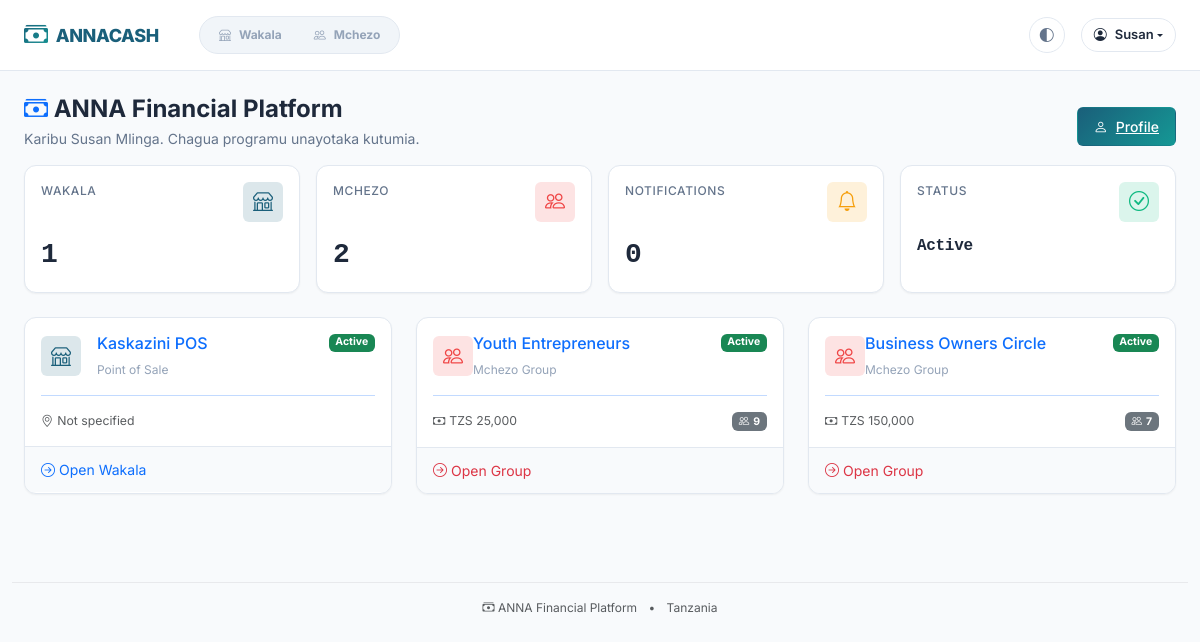
Screenshot of / (signed in) with the database file from the repository.
### accounts/models.py (models this page shows, shortened)
class User(AbstractBaseUser, PermissionsMixin):
    email = models.EmailField(unique=True)
    phone_number = models.CharField(max_length=20, unique=True, blank=True, null=True)
    first_name = models.CharField(max_length=100)
    last_name = models.CharField(max_length=100)
    is_active = models.BooleanField(default=True)
    is_staff = models.BooleanField(default=False)
    is_superuser = models.BooleanField(default=False)
    date_joined = models.DateTimeField(default=timezone.now)
    last_login = models.DateTimeField(blank=True, null=True)
    profile_image = models.ImageField(upload_to="profiles/", blank=True, null=True)
    bio = models.TextField(blank=True)
    timezone = models.CharField(max_length=50, default="Africa/Nairobi")
    national_id = models.CharField(max_length=20, blank=True, null=True)
    region = models.CharField(max_length=100, blank=True)
    district = models.CharField(max_length=100, blank=True)
    objects = UserManager()
    USERNAME_FIELD = "email"
    REQUIRED_FIELDS = ["first_name", "last_name"]
    class Meta:
        verbose_name = "User"
        verbose_name_plural = "Users"
        ordering = ["-date_joined"]
    def get_full_name(self):
        return f"{self.first_name} {self.last_name}".strip()

### wakala/models.py (models this page shows, shortened)
class Wakala(AuditableModel):
    name = models.CharField(max_length=200)
    business_type = models.CharField(max_length=100)
    registration_number = models.CharField(max_length=50, blank=True, null=True)
    tin = models.CharField(max_length=20, blank=True, null=True)
    phone_number = models.CharField(max_length=20)
    alternate_phone = models.CharField(max_length=20, blank=True, null=True)
    email = models.EmailField(blank=True, null=True)
    address = models.TextField(blank=True)
    region = models.CharField(max_length=100, blank=True)
    district = models.CharField(max_length=100, blank=True)
    owner = models.ForeignKey(
        settings.AUTH_USER_MODEL, on_delete=models.PROTECT, related_name="wakala_owned"
    )
    is_active = models.BooleanField(default=True)
    allows_agents = models.BooleanField(default=True)
    requires_manager_approval = models.BooleanField(default=False)
    established_date = models.DateField(default=timezone.now)
    class Meta:
        verbose_name = "Wakala"
        verbose_name_plural = "Wakalas"
        ordering = ["name"]

### mchezo/models.py (models this page shows, shortened)
class Group(AuditableModel):
    name = models.CharField(max_length=200)
    description = models.TextField(blank=True)
    contribution_amount = models.DecimalField(
        max_digits=15, decimal_places=2, validators=[MinValueValidator(100)]
    )
    social_fund_contribution = models.DecimalField(
        max_digits=15,
        decimal_places=2,
        default=0,
        help_text="Fixed amount for 'Mfuko wa Jamii' per period",
    )
    late_fine_amount = models.DecimalField(
        max_digits=15,
        decimal_places=2,
        default=0,
        help_text="Standard fine for late contributions",
    )
    contribution_frequency = models.CharField(
        max_length=20,
        choices=[
            ("daily", "Daily"),
            ("weekly", "Weekly"),
            ("biweekly", "Bi-weekly"),
            ("monthly", "Monthly"),
        ],
        default="weekly",
    )
    max_members = models.PositiveIntegerField(default=10)
    contribution_day = models.PositiveIntegerField(
        help_text="Day of week (1=Monday, 7=Sunday) or day of month", default=1
    )
    contribution_time = models.TimeField(default=timezone.now)
    is_active = models.BooleanField(default=True)
    is_open = models.BooleanField(default=True, help_text="Allow new members to join")
    payout_order_method = models.CharField(
        max_length=30,
        choices=[
            ("random", "Random"),
            ("fixed", "Fixed (members choose)"),
            ("bidding", "Bidding (highest bidder wins)"),
            ("sequential", "Sequential (first come, first served)"),
        ],
        default="random",
    )
    class Meta:
        verbose_name = "Group"
        verbose_name_plural = "Groups"
        ordering = ["name"]

### dashboard/views.py (the view)
# urls.py: path("", views.HomepageView.as_view(), name="home"),
class HomepageView(DashboardMixin, TemplateView):
    template_name = "dashboard/home.html"
    def get(self, request, *args, **kwargs):
        if not request.user.is_authenticated:
            return redirect("accounts:login")
        if request.user.is_superuser:
            return redirect("dashboard:admin")
        ctx = self.get_context_data()
        wakalas = ctx["wakalas"]
        groups = ctx["mchezo_groups"]
        if len(wakalas) == 1 and len(groups) == 0:
            return redirect("dashboard:wakala", wakala_id=wakalas[0].id)
        elif len(wakalas) == 0 and len(groups) == 1:
            return redirect("dashboard:mchezo", group_id=groups[0].id)
        elif len(wakalas) > 0 or len(groups) > 0:
            return super().get(request, *args, **kwargs)
        else:
            return render(request, "dashboard/no_access.html")

### templates/dashboard/home.html (shortened to what this page needs)
{% extends 'base.html' %}
{% load permissions %}
{% block content %}
<div class="anna-page-header">
    <div class="d-flex justify-content-between align-items-start flex-wrap">
        <div class="me-3">
            <h4 class="anna-page-title">
                <i class="bi bi-cash-stack text-primary"></i> ANNA Financial Platform
            </h4>
            <p class="anna-page-subtitle">Karibu {{ user.get_full_name|default:"User" }}. Chagua programu unayotaka kutumia.</p>
        </div>
        <div class="anna-page-actions">
            <a href="{% url 'accounts:profile' %}" class="anna-btn anna-btn-primary">
                <i class="bi bi-person"></i> Profile
            </a>
        </div>
    </div>
</div>
{% if has_wakala_access or has_mchezo_access %}
<div class="row g-3 mb-4">
    {% if has_wakala_access %}
    <div class="col-6 col-md-3">
        <div class="anna-kpi-card">
            <div class="anna-kpi-card-header">
                <span class="anna-kpi-label">Wakala</span>
                <div class="anna-kpi-icon anna-kpi-icon-primary">
                    <i class="bi bi-shop"></i>
                </div>
            </div>
            <div class="anna-kpi-value">{{ wakalas|length }}</div>
        </div>
    </div>
    {% endif %}
    {% if has_mchezo_access %}
    <div class="col-6 col-md-3">
        <div class="anna-kpi-card">
            <div class="anna-kpi-card-header">
                <span class="anna-kpi-label">Mchezo</span>
                <div class="anna-kpi-icon anna-kpi-icon-danger">
                    <i class="bi bi-people"></i>
                </div>
            </div>
            <div class="anna-kpi-value">{{ mchezo_groups|length }}</div>
        </div>
    </div>
    {% endif %}
    <div class="col-6 col-md-3">
        <div class="anna-kpi-card">
            <div class="anna-kpi-card-header">
                <span class="anna-kpi-label">Notifications</span>
                <div class="anna-kpi-icon anna-kpi-icon-warning">
                    <i class="bi bi-bell"></i>
                </div>
            </div>
            <div class="anna-kpi-value">0</div>
        </div>
    </div>
    <div class="col-6 col-md-3">
        <div class="anna-kpi-card">
            <div class="anna-kpi-card-header">
                <span class="anna-kpi-label">Status</span>
                <div class="anna-kpi-icon anna-kpi-icon-success">
                    <i class="bi bi-check-circle"></i>
                </div>
            </div>
            <div class="anna-kpi-value" style="font-size: 1rem; font-weight: 600;">Active</div>
        </div>
    </div>
</div>
{% endif %}
{% if has_wakala_access or has_mchezo_access %}
<div class="row g-4 mb-4">
    {% if has_wakala_access %}
    {% for wakala in wakalas %}
    <div class="col-md-6 col-lg-4">
        <a href="{% url 'dashboard:wakala' wakala_id=wakala.id %}" class="text-decoration-none">
            <div class="anna-card anna-card-interactive h-100">
                <div class="anna-card-body">
                    <div class="d-flex justify-content-between align-items-start mb-3">
                        <div class="d-flex align-items-center">
                            <div class="anna-kpi-icon anna-kpi-icon-primary me-3">
                                <i class="bi bi-shop"></i>
                            </div>
                            <div>
                                <h6 class="mb-0">{{ wakala.name }}</h6>
                                <small class="text-muted">{{ wakala.business_type }}</small>
                            </div>
                        </div>
                        <span class="badge bg-success">Active</span>
                    </div>
                    <hr class="my-3">
                    <div class="d-flex justify-content-between align-items-center">
                        <span class="text-muted small">
                            <i class="bi bi-geo-alt me-1"></i>{{ wakala.location|default:"Not specified" }}
                        </span>
                    </div>
                </div>
                <div class="anna-card-footer">
                    <span class="text-primary">
                        <i class="bi bi-arrow-right-circle me-1"></i>Open Wakala
                    </span>
                </div>
            </div>
        </a>
    </div>
    {% endfor %}
    {% endif %}
    {% if has_mchezo_access %}
    {% for group in mchezo_groups %}
    <div class="col-md-6 col-lg-4">
        <a href="{% url 'dashboard:mchezo' group_id=group.id %}" class="text-decoration-none">
            <div class="anna-card anna-card-interactive anna-card-danger h-100">
                <div class="anna-card-body">
                    <div class="d-flex justify-content-between align-items-start mb-3">
                        <div class="d-flex align-items-center">
                            <div class="anna-kpi-icon anna-kpi-icon-danger">
                                <i class="bi bi-people"></i>
                            </div>
                            <div>
                                <h6 class="mb-0">{{ group.name }}</h6>
                                <small class="text-muted">Mchezo Group</small>
                            </div>
                        </div>
                        <span class="badge bg-success">Active</span>
                    </div>
                    <hr class="my-3">
                    <div class="d-flex justify-content-between align-items-center">
                        <span class="text-muted small">
                            <i class="bi bi-cash me-1"></i>{% format_tzs group.contribution_amount %}
                        </span>
                        <span class="badge bg-secondary">
                            <i class="bi bi-people me-1"></i>{{ group.memberships.count|default:0 }}
                        </span>
                    </div>
                </div>
                <div class="anna-card-footer">
                    <span class="text-danger">
                        <i class="bi bi-arrow-right-circle me-1"></i>Open Group
                    </span>
                </div>
            </div>
        </a>
    </div>
    {% endfor %}
    {% endif %}
</div>
{% endif %}
{% endblock %}

### templates/base.html (shortened to what this page needs)
<!DOCTYPE html>
<html lang="sw">
<head>
    {% load static %}
    <link href="https://cdn.jsdelivr.net/npm/bootstrap@5.3.0/dist/css/bootstrap.min.css" rel="stylesheet">
    <link href="https://cdn.jsdelivr.net/npm/bootstrap-icons@1.11.0/font/bootstrap-icons.css" rel="stylesheet">
    <link href="{% static 'css/variables.css' %}" rel="stylesheet">
    <link href="{% static 'css/anna.css' %}" rel="stylesheet">
</head>
<body>
    <nav class="navbar navbar-expand-lg anna-navbar">
        <div class="container-fluid px-3 px-lg-4">
            <a class="navbar-brand anna-navbar-brand" href="/">
                <i class="bi bi-cash-stack"></i> ANNACASH
            </a>
            {% if user.is_authenticated %}
            <div class="collapse navbar-collapse" id="navbarNav">
                <div class="anna-app-switcher ms-lg-4 me-auto d-none d-lg-flex">
                    {% if has_wakala_access %}
                    <a href="{% url 'dashboard:app_switcher' %}?app=wakala" class="anna-app-switcher-btn {% if request.path|slice:':8' == '/wakala' or '/wakala/' in request.path %}active{% endif %}">
                        <i class="bi bi-shop"></i> Wakala
                    </a>
                    {% endif %}
                    {% if has_mchezo_access %}
                    <a href="{% url 'dashboard:app_switcher' %}?app=mchezo" class="anna-app-switcher-btn {% if request.path|slice:':7' == '/mchezo' or '/mchezo/' in request.path %}active{% endif %}">
                        <i class="bi bi-people"></i> Mchezo
                    </a>
                    {% endif %}
                </div>
                <div class="d-flex flex-column flex-lg-row align-items-lg-center gap-3 mt-3 mt-lg-0 ms-auto">
                    <button class="theme-toggle d-none d-lg-flex" title="Cycle theme">
                        <i class="bi bi-circle-half"></i>
                    </button>
                    <div class="dropdown d-none d-lg-block">
                        <button class="anna-user-menu-btn dropdown-toggle d-flex align-items-center" type="button" data-bs-toggle="dropdown" aria-expanded="false">
                            <i class="bi bi-person-circle me-2"></i>
                            <span class="d-none d-sm-inline">{{ user.first_name|default:user.email|truncatechars:15 }}</span>
                        </button>
                    </div>
                </div>
            </div>
            {% endif %}
        </div>
    </nav>
    <main class="container-fluid px-3 px-lg-4 py-4">
        {% block content %}{% endblock %}
    </main>
    <footer class="text-center py-4 text-muted" style="font-size: 0.75rem;">
        <div class="container-fluid">
            <hr class="my-3" style="opacity: 0.1;">
            <p class="mb-0">
                <i class="bi bi-cash-stack"></i> ANNA Financial Platform
                <span class="mx-2">•</span>
                Tanzania
            </p>
        </div>
    </footer>
</body>
</html>

### rows the page displays
User: first_name "Susan", get_full_name "Susan Mlinga"
Wakala: name "Kaskazini POS", business_type "Point of Sale", location "Not specified"
Group: name "Youth Entrepreneurs", contribution_amount "TZS 25,000", memberships.count "9"
Group: name "Business Owners Circle", contribution_amount "TZS 150,000", memberships.count "7"

### other values shown
{{ wakalas|length }} "1"
{{ mchezo_groups|length }} "2"
